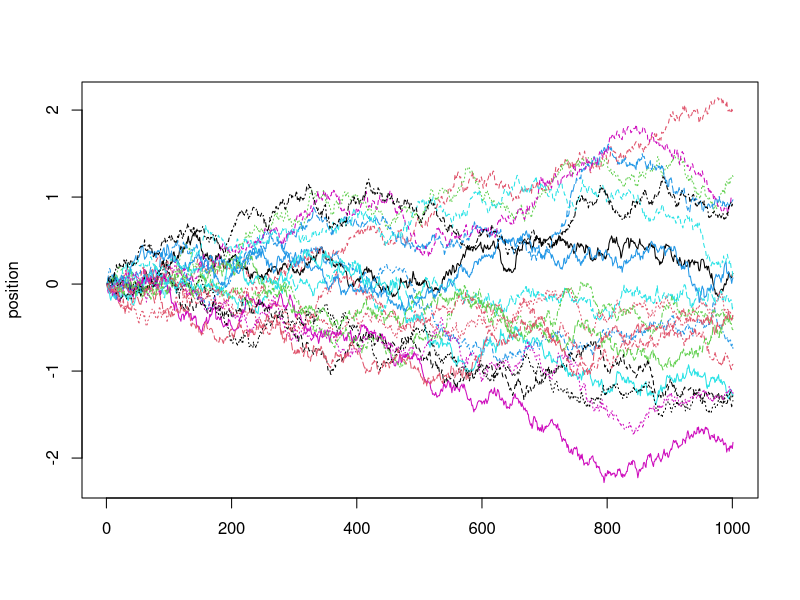
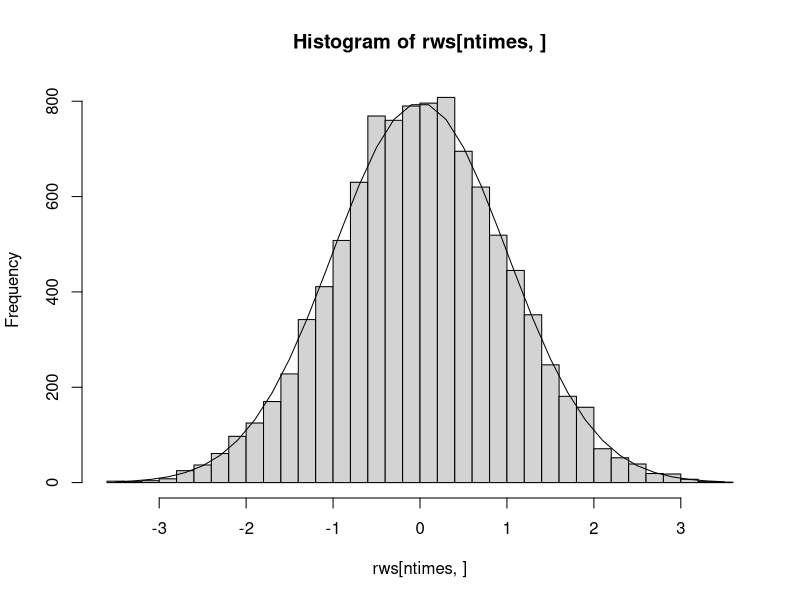
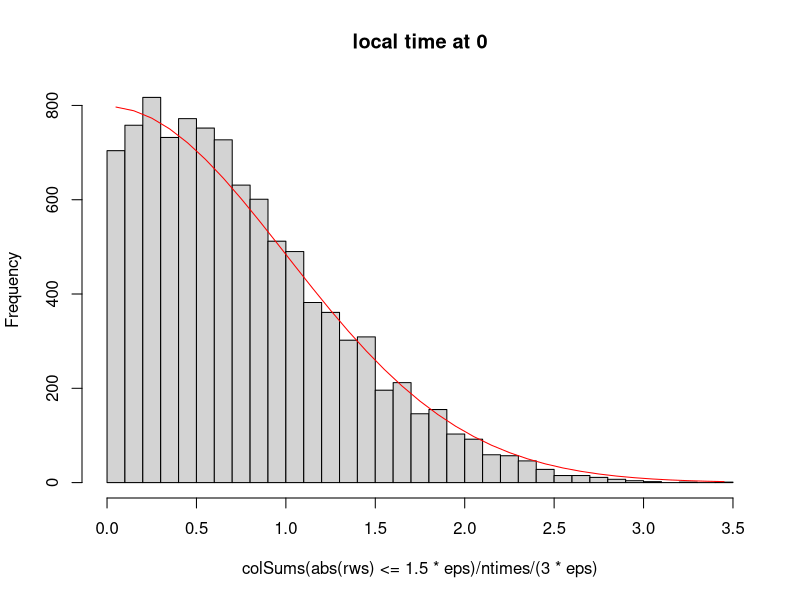
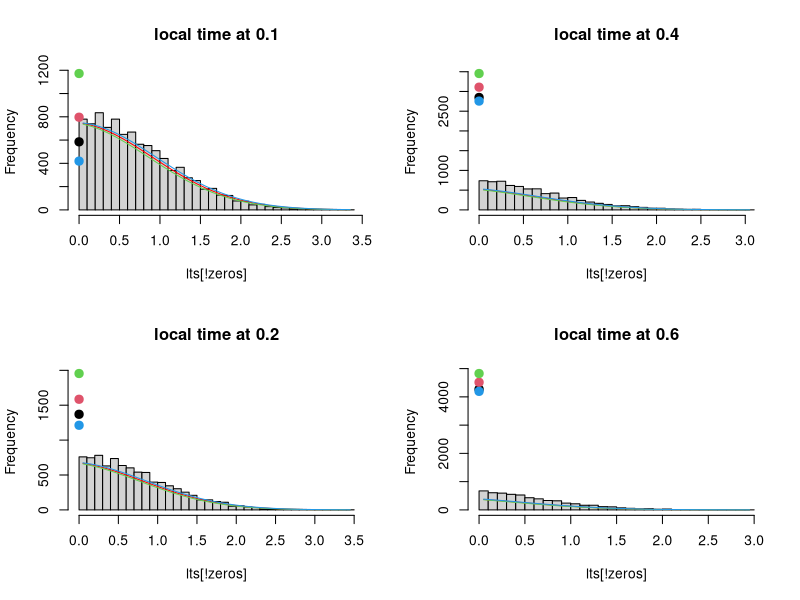
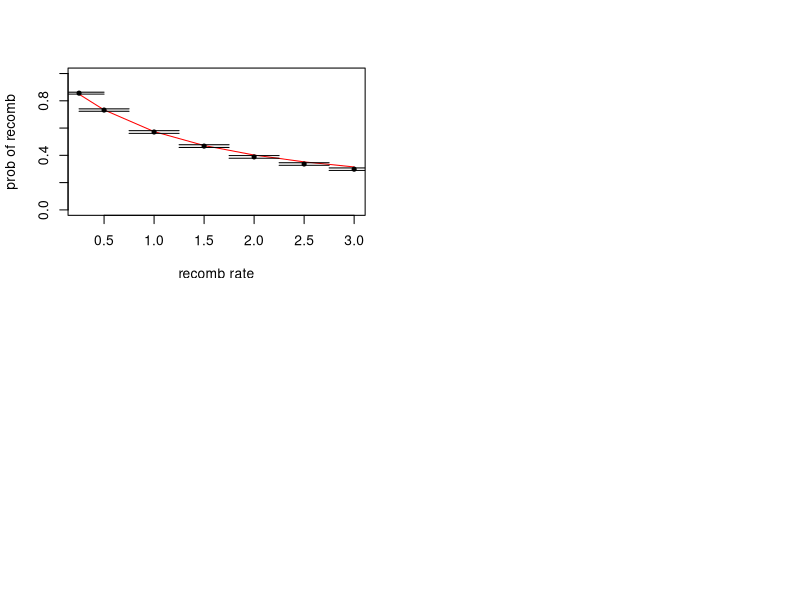
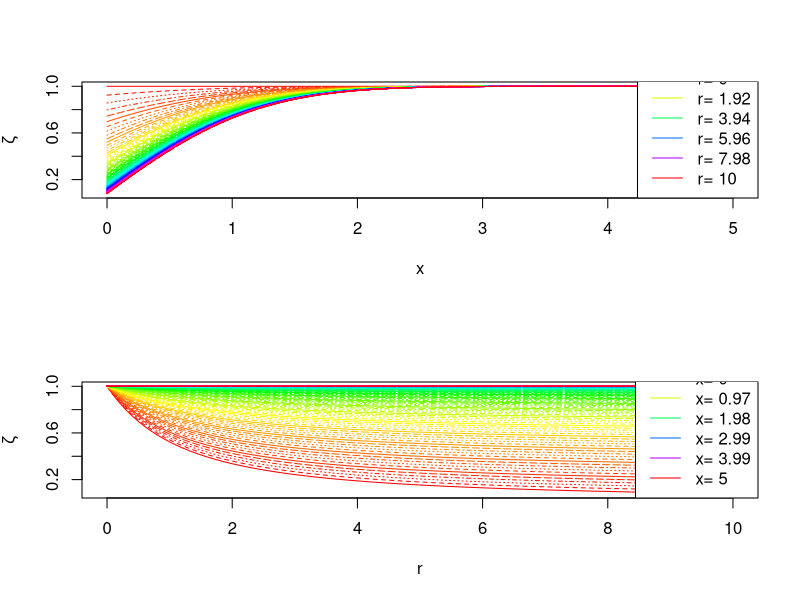
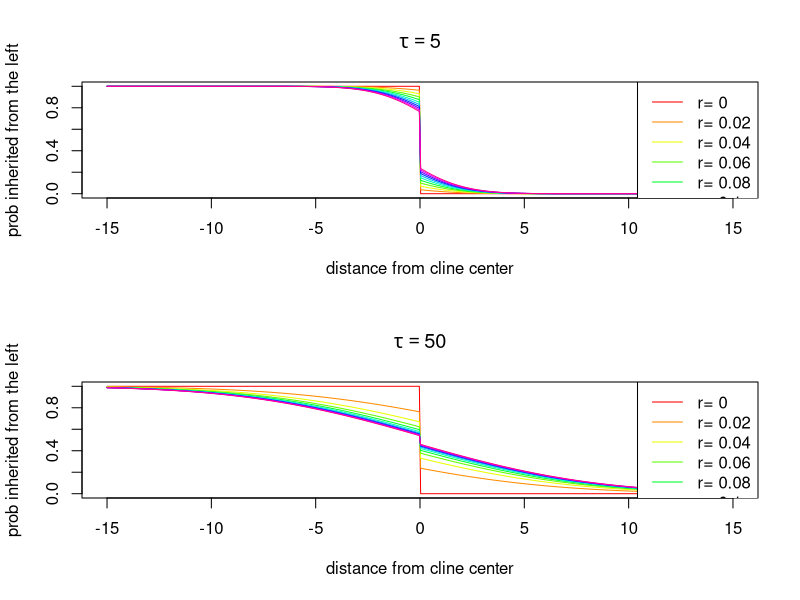
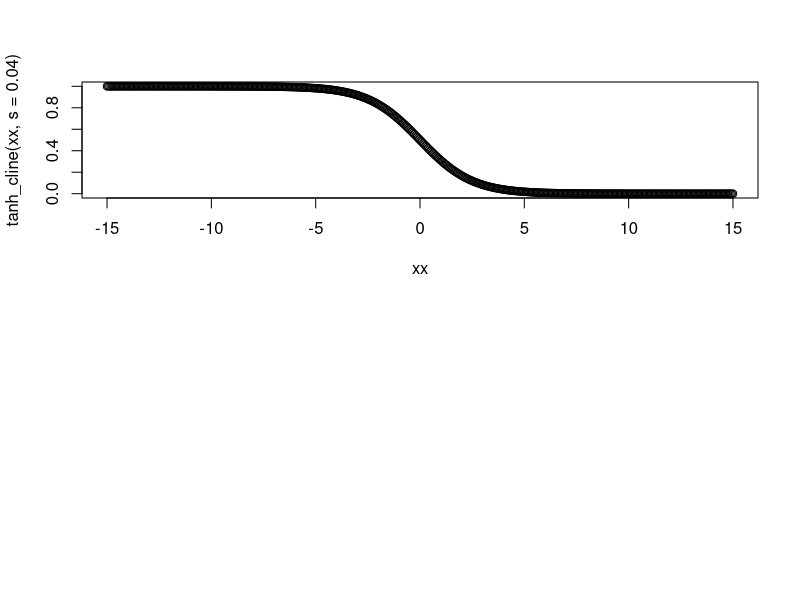

Write the R code that produced these figures, in order.
## ---- chunk 1
fig.dim <- 5
knitr::opts_chunk$set(fig.width=2*fig.dim,fig.align='center')
## ---- chunk 2
nwalks <- 1e4
ntimes <- 1e3
# want total time to be 1, so:
eps <- 1/sqrt(ntimes)
rws <- matrix( rnorm(nwalks*ntimes)*eps, nrow=ntimes, ncol=nwalks )
rws <- rbind(0,apply(rws,2,cumsum))
matplot(rws[,1:20],type='l', ylab='position')
## ---- chunk 3
xh <- hist(rws[ntimes,],breaks=50)
lines( xh$mids, sum(xh$counts)*diff(pnorm(xh$breaks)) )
## ---- chunk 4
xh <- hist(colSums(abs(rws)<=1.5*eps)/ntimes/(3*eps),main="local time at 0", breaks=30)
lines( xh$mids, sum(xh$counts)*diff( 2*pnorm(xh$breaks)-1 ), col='red' )
## ---- chunk 5
layout(matrix(1:4,nrow=2))
for (loc in c(0.1, 0.2, 0.4, 0.6)) {
    lts <- colSums(abs(rws-loc)<=1.5*eps)/ntimes/(3*eps)
    zeros <- (lts==0)
    pred.zero <- 2*pnorm(abs(loc)+c(0,1.5*eps,-1.5*eps))-1
    xh <- hist(lts[!zeros],main=paste("local time at",loc), breaks=30, ylim=range(c(0,pred.zero*nwalks)))
    lines( xh$mids, sum(!zeros)*diff( 2*pnorm(abs(loc)+xh$breaks)-1 ), col='red' )
    points(rep(0,4), c(sum(zeros),pred.zero*nwalks), col=1:4, pch=20, cex=2)
    # lower bound
    lines( xh$mids, sum(!zeros)*diff( 2*pnorm(abs(loc+1.5*eps)+xh$breaks)-1 ), col=3 )
    # upper bound
    lines( xh$mids, sum(!zeros)*diff( 2*pnorm(abs(loc-1.5*eps)+xh$breaks)-1 ), col=4 )
}
## ---- chunk 6
loc <- 0.1
zeta <- function (x,r) {
    2*pnorm(abs(x)) - 1 + 2 * exp( r*abs(x) + r^2/2 + pnorm(abs(x)+r,lower.tail=FALSE,log.p=TRUE) )
}
compare.rates <- as.data.frame( t( sapply( c(0.25,0.5,1,1.5,2,2.5,3), function (rate) {
        visits <- colSums(abs(rws-loc)<=1.5*eps)
        killed <- ( rbinom(ncol(rws),size=visits,prob=rate/ntimes/(3*eps)) == 0 )
        c( 
          rate=rate,
          simulation=mean(killed), 
          theory=zeta(loc,rate),
          SE=sqrt(mean(killed)*(1-mean(killed))/nwalks)
          )
    } ) ) )
with(compare.rates, {
         plot( rate, theory, type='l', xlab="recomb rate", ylab="prob of recomb", col='red', ylim=c(0,1) ) 
         points( rate, simulation, pch=20 )
         arrows( x0=rate, y0=simulation-2*SE, y1=simulation+2*SE, angle=90, code=3 )
    } )
## ---- chunk 7
layout(1:2)
xvals <- seq(0,5,length.out=150)
rvals <- seq(0,10,length.out=100)
zetavals <- outer( xvals, rvals, zeta )
matplot(xvals,zetavals,type='l',xlab="x",ylab=expression(zeta),col=rainbow(length(rvals)))
lrvals <- seq(1,length(rvals),length.out=6)
legend("bottomright",lty=1,col=rainbow(length(rvals))[lrvals],legend=paste("r=",round(rvals[lrvals],digits=2)))
matplot(rvals,t(zetavals),type='l',xlab="r",ylab=expression(zeta),col=rainbow(length(xvals)))
lxvals <- seq(1,length(xvals),length.out=6)
legend("bottomright",lty=1,col=rainbow(length(xvals))[lxvals],legend=paste("x=",round(xvals[lxvals],digits=2)),bg='white')
## ---- chunk 8
pcline <- function (x,r,tau=1,sigma=1) {
    (1/2)*( 1 - sign(x)*zeta(x=x/sqrt(tau*sigma^2),r=r*tau) )
}
xx <- seq(-15,15,length.out=500)
for (tau in c(5,50)) {
    plot(xx, pcline(xx,r=1), type='n', 
            xlab="distance from cline center", ylab="prob inherited from the left", 
            main=as.expression(substitute(tau==mytau,list(mytau=tau))) )
    rr <- seq(0,0.2,length.out=11)
    pp <- sapply( rr, function (r) { pcline(xx,r=r,tau=tau) } )
    matplot(xx,pp,type='l',lty=1,col=rainbow(length(rr)),add=TRUE)
    legend("topright",lty=1,col=rainbow(length(rr)),legend=paste("r=",rr))
}
## ---- chunk 9
tanh_cline <- function (x,s,sigma=1) {
    (1/2)*(1+tanh(-2*x*sqrt(s)/sigma))
}
plot(xx, tanh_cline(xx,s=0.04) )
## ---- chunk 10
drift <- function (x,s,sigma=1) {
    -(2*sqrt(s)/sigma) * (1-tanh(-2*x*sqrt(s)/sigma)^2) / (1+tanh(-2*x*sqrt(s)/sigma))
}
nwalks <- 1e4
ntimes <- 1e3
s <- 0.1
# want total time to be 1, so:
eps <- 1/sqrt(ntimes)
rws <- rbind(0,matrix( rnorm(nwalks*(ntimes-1))*eps, nrow=(ntimes-1), ncol=nwalks ))
for (k in 2:ntimes) {
    rws[k,] <- rws[k-1,]+rws[k,]+drift(rws[k-1,],s)
}
layout( t(1:2), widths=c(3,1) )
matplot(rws[,1:80],type='l', ylab='position', xlab='time', ylim=range(rws) )
plot( tanh_cline(xx,s=s), xx, col='green', lwd=2, type='l', ylim=range(rws), ylab='' )
lines( (1-s)*(1-tanh_cline(xx,s=s))/(1-s*(1-tanh_cline(xx,s=s))), xx, lwd=2 )
